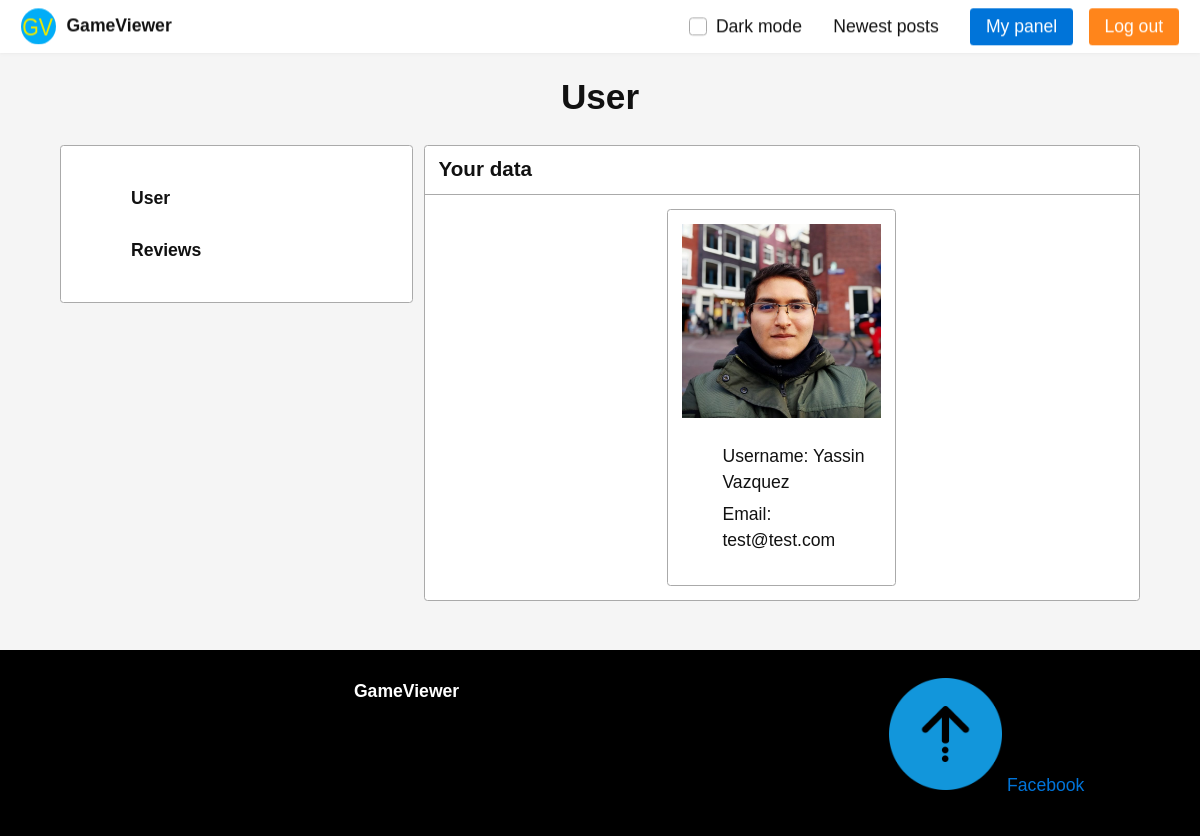
The app's page /admin/15 (signed in) with its own data.
### models.py (models this page shows, shortened)
class Users(db.Model):
    id = db.Column(db.Integer, primary_key = True)
    nickname = db.Column(db.Text(50))
    email = db.Column(db.Text(50))
    password = db.Column(db.Text(50))
    img = db.Column(db.Text(50))

### controller.py (the view)
@app.route("/admin/<id>")
@isAuth
def admin(id):
    if userAuth(id) == False:
        return redirect(url_for('index'))
    user = Users.query.filter_by(id = id).first()
    return render_template("admin/user.html", user = user)

### controller.py (called while the page is built)
def isAuth(f):
    @wraps(f)
    def wrap(*args, **kwargs):        # if user is not logged in, redirect to login page
        if session.get('user') != None:
            pass
        else:
            return redirect(url_for('index'))     # finally call f. f() now haves access to g.user
        return f(*args, **kwargs)
    return wrap

def userAuth(id):
    link_id = Users.query.filter_by(id = id).first()
    actual_user = Users.query.filter_by(id = session['user']).first()
    print(actual_user.id)
    print(session.get('user'))
    if link_id.id == actual_user.id:
        print('You passed')
        return True
    else:
        print('no no no, you are not going there :)')
        session.pop('user', None)
        return False

### templates/admin/user.html (shortened to what this page needs)
{% extends "layout/base.html" %}
{% block title %} User {% endblock %}
{% block content %}
{% include "admin/layout/admin-options.html" %}
<div class="two-third-600">
    <article class="card">
        <header>
            <h3> Your data </h3>
        </header>
        <footer>
            <article class="card third-600" style="margin: 0 auto;">
                <footer>
                    <img style="width: 100%;"
                        src="{{ url_for('static', filename = user.img) }}"
                        alt="user photo">
                    <ul>
                        <li>Username: {{ user.nickname }}</li>
                        <li>Email: {{ user.email }}</li>
                    </ul>
                </footer>
            </article>
        </footer>
    </article>
</div>
{% endblock %}

### static/css/style.css (style rules this page uses)
ul { list-style: none; }
.html { filter: invert(0%); }

### static/css/picnic.css (style rules this page uses)
html { font-family:sans-serif;-ms-text-size-adjust:100%;-webkit-text-size-adjust:100% }
body { margin:0 }
article,aside,details,figcaption,figure,footer,header,hgroup,main,nav,section,summary { display:block }
img { border:0 }
* { box-sizing:inherit }
html,body { font-family:Arial, Helvetica, sans-serif;box-sizing:border-box;height:100% }
body { color:#111;font-size:1.1em;line-height:1.5;background:#fff }
h1,h2,h3,h4,h5,h6 { margin:0;padding:.6em 0 }
li { margin:0 0 .3em }
.flex>* { box-sizing:border-box;flex:1 1 auto;padding-left:.6em;padding-bottom:.6em }
.flex[class*="one"]>*,.flex[class*="two"]>*,.flex[class*="three"]>*,.flex[class*="four"]>*,.flex[class*="five"]>*,.flex[class*="six"]>*,.flex[class*="seven"]>*,.flex[class*="eight"]>*,.flex[class*="nine"]>*,.flex[class*="ten"]>*,.flex[class*="eleven"]>*,.flex[class*="twelve"]>* { flex-grow:0 }
.one>* { width:100% }
@media all and (min-width: 600px) { .two-600>* { width:50% } }
@media all and (min-width: 600px) { .third-600 { width:33.33333%;display:block } }
@media all and (min-width: 600px) { .two-third-600 { width:66.66666%;display:block } }
.card,.modal .overlay ~ * { position:relative;box-shadow:0;border-radius:.2em;border:1px solid #aaa;overflow:hidden;text-align:left;background:#fff;margin-bottom:.6em;padding:0;transition:all .3s ease }
.card>*,.modal .overlay ~ *>* { max-width:100%;display:block }
.card>*:last-child,.modal .overlay ~ *>*:last-child { margin-bottom:0 }
.card header,.modal .overlay ~ * header,.card section,.modal .overlay ~ * section,.card>p,.modal .overlay ~ *>p { padding:.6em .8em }
.card header,.modal .overlay ~ * header { font-weight:bold;position:relative;border-bottom:1px solid #aaa }
.card header h1,.modal .overlay ~ * header h1,.card header h2,.modal .overlay ~ * header h2,.card header h3,.modal .overlay ~ * header h3,.card header h4,.modal .overlay ~ * header h4,.card header h5,.modal .overlay ~ * header h5,.card header h6,.modal .overlay ~ * header h6 { padding:0;margin:0 2em 0 0;line-height:1;display:inline-block;vertical-align:text-bottom }
.card footer,.modal .overlay ~ * footer { padding:.8em }

### records on screen
Users: img (picture), nickname "Yassin Vazquez", email "test@test.com"
